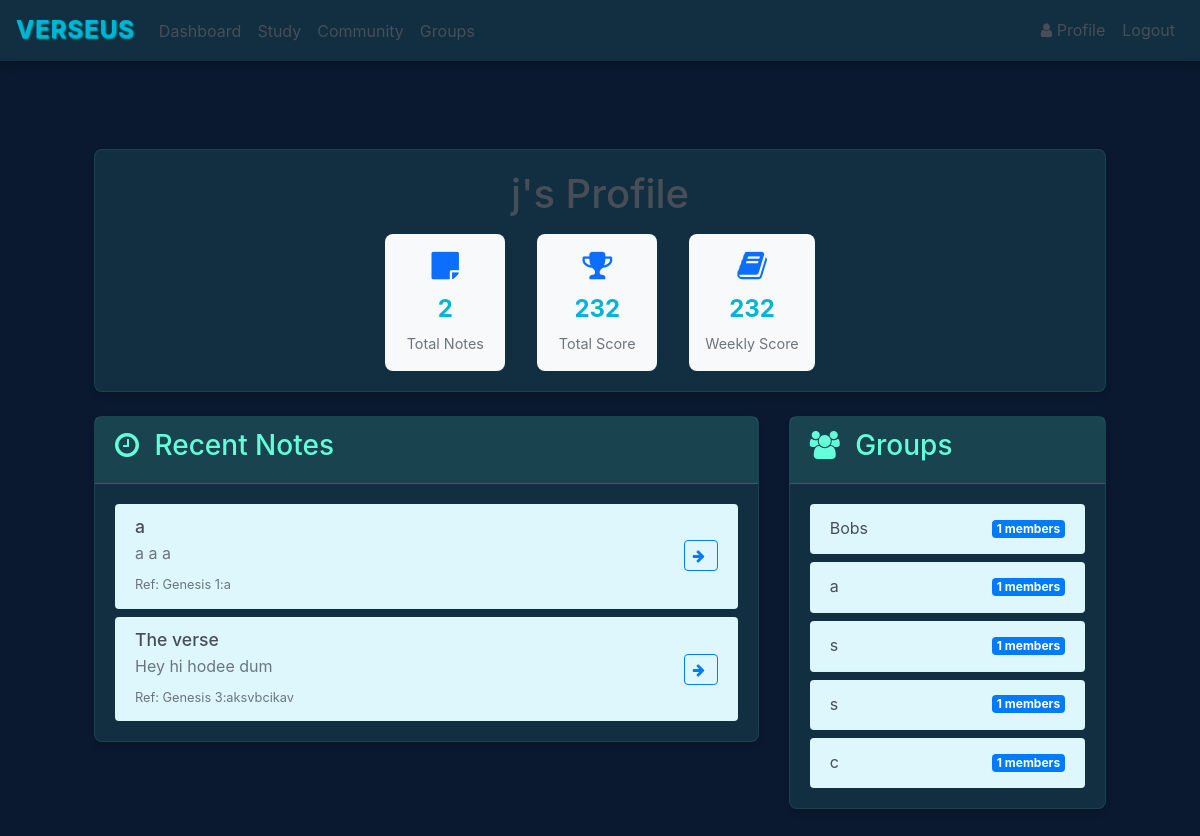
/profile/j (signed in), run on an earlier commit of the app's database.
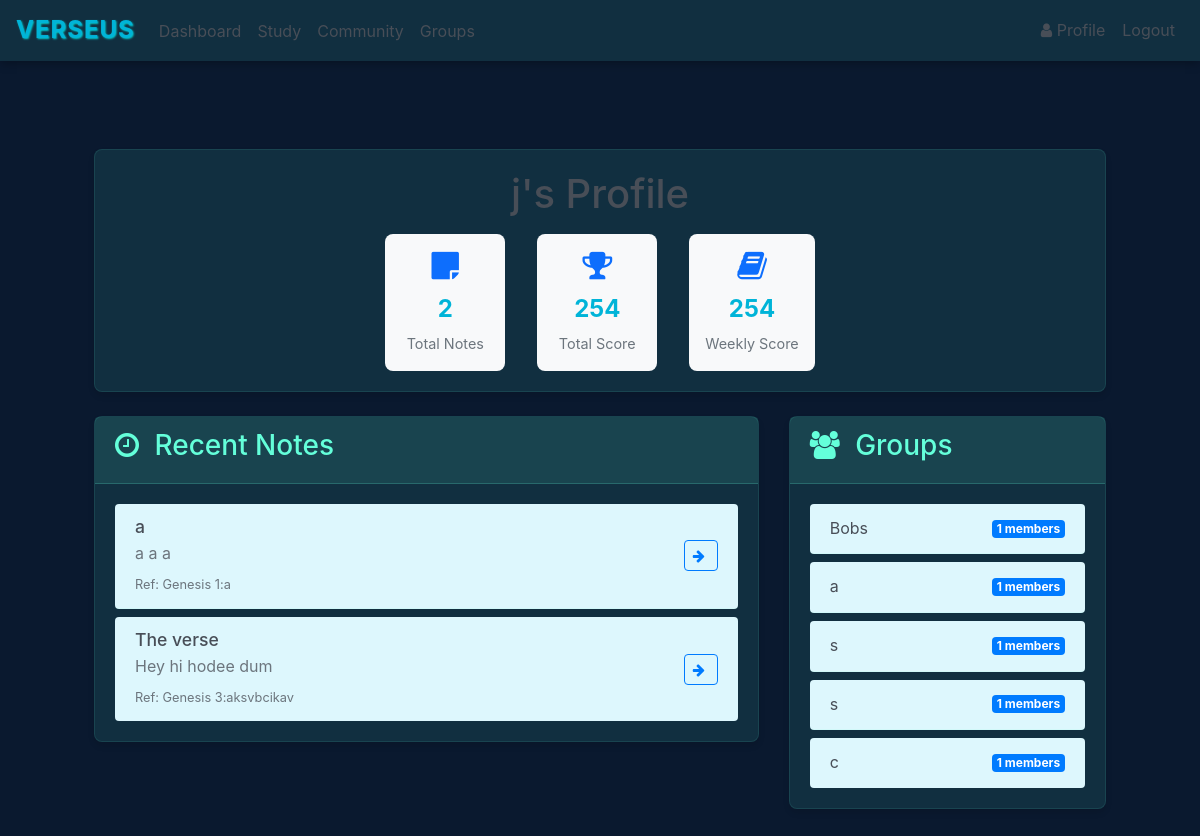
And on a later commit of the database.
### website/models.py (models this page shows)
class User(db.Model, UserMixin):
    id = db.Column(db.Integer, primary_key=True)
    email = db.Column(db.String(150), unique=True)
    first_name = db.Column(db.String(150))
    password = db.Column(db.String(150))
    score = db.Column(db.Integer)
    role = db.Column(Enum(UserRole), default=UserRole.USER)
    weekly_score = db.Column(db.Integer, default=0)
    notes = db.relationship('Note')
    groups = db.relationship('Group', secondary='user_groups_association', back_populates='members')
    lifetime_score = db.Column(db.Integer, default=0)

### website/views.py (the view)
@views.route('/profile/<username>')
@login_required
def view_profile(username):
    profile_user = User.query.filter_by(first_name=username).first_or_404()
    return render_template("profile.html", user=current_user, profile_user=profile_user)

### website/templates/profile.html (shortened to what this page needs)
{% extends "base.html" %}
{% block content %}
<div class="container mt-4">
    <div class="row">
        <div class="col-md-12 mb-4">
            <div class="card">
                <div class="card-body text-center">
                    <h1 class="mb-3">{{ profile_user.first_name }}'s Profile</h1>
                    <div class="profile-stats">
                        <div class="stat-item">
                            <i class="fa fa-sticky-note"></i>
                            <div class="stat-value">{{ profile_user.notes|length }}</div>
                            <div class="stat-label">Total Notes</div>
                        </div>
                        <div class="stat-item">
                            <i class="fa fa-trophy"></i>
                            <div class="stat-value">{{ profile_user.score }}</div>
                            <div class="stat-label">Total Score</div>
                        </div>
                        <div class="stat-item">
                            <i class="fa fa-book"></i>
                            <div class="stat-value">{{ profile_user.weekly_score }}</div>
                            <div class="stat-label">Weekly Score</div>
                        </div>
                    </div>
                </div>
            </div>
        </div>
        <div class="col-md-8">
            <div class="card">
                <div class="card-header">
                    <h3><i class="fa fa-clock-o"></i> Recent Notes</h3>
                </div>
                <div class="card-body">
                    {% if profile_user.notes %}
                    <div class="list-group list-group-flush">
                        {% for note in (profile_user.notes | sort(attribute='date', reverse=true))[:5] %}
                        <div class="list-group-item">
                            <div class="d-flex justify-content-between align-items-center">
                                <div class="note-content">
                                    <h4 class="verse-title">{{ note.title }}</h4>
                                    <div class="note-text">{{ note.data[:50] }}</div>
                                    <small class="text-muted">Ref: {{ note.ref }}</small>
                                </div>
                                <div class="note-actions">
                                    <a href="/verses/{{ note.id }}" class="btn btn-sm btn-outline-primary">
                                        <i class="fa fa-arrow-right"></i>
                                    </a>
                                </div>
                            </div>
                        </div>
                        {% endfor %}
                    </div>
                    {% else %}
                    <p class="text-muted">No notes yet.</p>
                    {% endif %}
                </div>
            </div>
        </div>
        <div class="col-md-4">
            <div class="card">
                <div class="card-header">
                    <h3><i class="fa fa-users"></i> Groups</h3>
                </div>
                <div class="card-body">
                    {% if profile_user.groups %}
                    <div class="list-group list-group-flush">
                        {% for group in profile_user.groups %}
                        <div class="list-group-item">
                            <div class="d-flex justify-content-between align-items-center">
                                <span>{{ group.name }}</span>
                                <span class="badge bg-primary">{{ group.members|length }} members</span>
                            </div>
                        </div>
                        {% endfor %}
                    </div>
                    {% else %}
                    <p class="text-muted">Not a member of any groups yet.</p>
                    {% endif %}
                </div>
            </div>
        </div>
    </div>
</div>
{% endblock %}

What changed in the data, as far as the page shows it:
changed User: score "232" → "254"; weekly_score "232" → "254"
